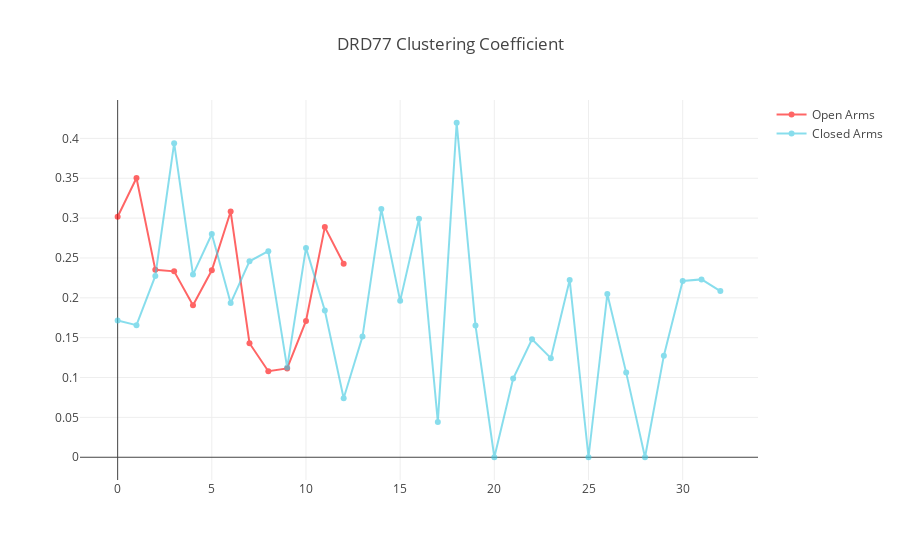

Notebook cell for this chart:
### Code cell
open_measures = list()
for graph in open_arms_graphs:
    open_measures.append(graph.clustering_coefficient)

np.mean(open_measures)
    
closed_measures = list()
for graph in closed_arms_graphs:
    closed_measures.append(graph.clustering_coefficient)

np.mean(closed_measures)

x_axis = max(len(open_measures), len(closed_measures))
plot_network_measures(open_measures, closed_measures, x_axis, title="DRD77 Clustering Coefficient")

### Figure 1 — Plotly figure (JSON) as saved in the notebook; plotly's stock layout.template omitted (floating-point values rounded to 4 significant figures)
{"data": [{"marker": {"color": "rgb(255, 0, 0)"}, "mode": "lines+markers", "name": "Open Arms", "opacity": 0.6, "text": [0.3017, 0.3503, 0.2351, 0.2332, 0.1907, 0.2346, 0.3083, 0.1431, 0.1079, 0.1114, 0.1711, 0.2887, 0.2428], "textposition": "middle center", "type": "scatter", "uid": "efeba3", "x": 33, "y": [0.3017, 0.3503, 0.2351, 0.2332, 0.1907, 0.2346, 0.3083, 0.1431, 0.1079, 0.1114, 0.1711, 0.2887, 0.2428]}, {"marker": {"color": "rgb(58,200,225)"}, "mode": "lines+markers", "name": "Closed Arms", "opacity": 0.6, "text": [0.1715, 0.1657, 0.2274, 0.394, 0.2292, 0.2801, 0.1934, 0.2458, 0.2586, 0.1125, 0.2627, 0.184, 0.07393, 0.1514, 0.3113, 0.1962, 0.2991, 0.04437, 0.4196, 0.1652, 0, 0.0988, 0.148, 0.1243, 0.2224, 0, 0.2048, 0.1062, 0, 0.1274, 0.2212, 0.2231, 0.2085], "textposition": "middle center", "type": "scatter", "uid": "e2ecae", "x": 33, "y": [0.1715, 0.1657, 0.2274, 0.394, 0.2292, 0.2801, 0.1934, 0.2458, 0.2586, 0.1125, 0.2627, 0.184, 0.07393, 0.1514, 0.3113, 0.1962, 0.2991, 0.04437, 0.4196, 0.1652, 0, 0.0988, 0.148, 0.1243, 0.2224, 0, 0.2048, 0.1062, 0, 0.1274, 0.2212, 0.2231, 0.2085]}], "layout": {"autosize": true, "title": "DRD77 Clustering Coefficient", "xaxis": {"autorange": true, "range": [-1.922, 33.92]}, "yaxis": {"autorange": true, "range": [-0.03074, 0.4504], "type": "linear"}}}
